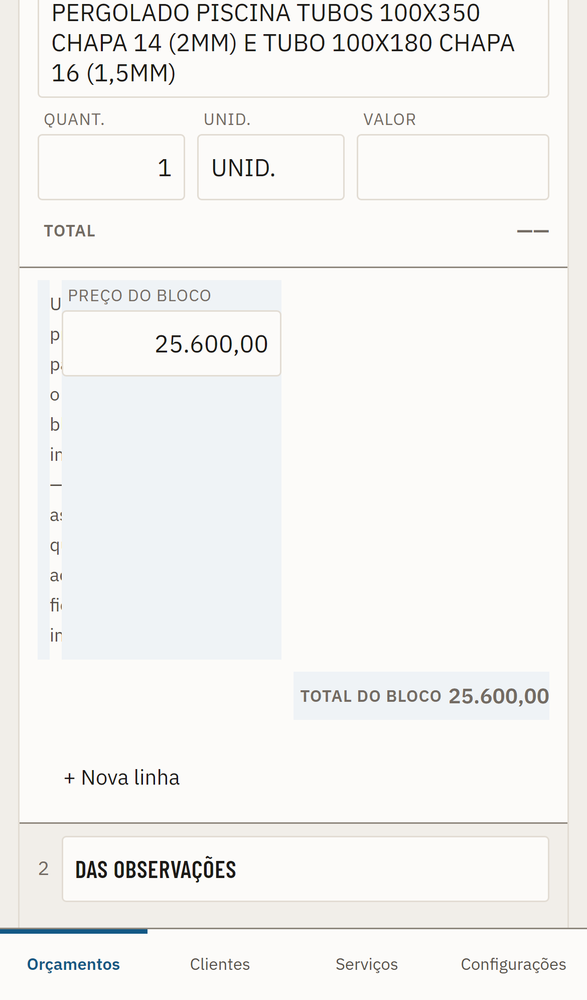
#> input picture exemplos/fotos/_bloco-antes.png, 587 x 1000 px, shrunk from 1170 x 1992 before the run, given in place of image1.png, which was not available
$ python trace.py 1.0
#> lines starting #> are read from the running program, lines starting #| are printed output that depends on the picture; after the words box and inside, x2 and y2 are one past the last pixel; in counts of white or black regions, pixels touching at a corner belong together; pictures that were not available may be replaced by others from this repository, and a replacement may not be noted
"""Extrai contornos limpos de mascaras de cor.

Crack following (bordas entre pixels on/off) -> RDP -> paths SVG.
Orientacao consistente: solido a direita, entao contorno externo e horario
e buraco e anti-horario (fill-rule nonzero funciona sem gambiarra).
"""
import sys, math, json
import numpy as np
from PIL import Image

sys.stdout.reconfigure(encoding="utf-8")
SRC = "xlsx/xl/media/image1.png"


def load_masks():
    im = np.asarray(Image.open(SRC).convert("RGB")).astype(int)
    r, g, b = im[:, :, 0], im[:, :, 1], im[:, :, 2]
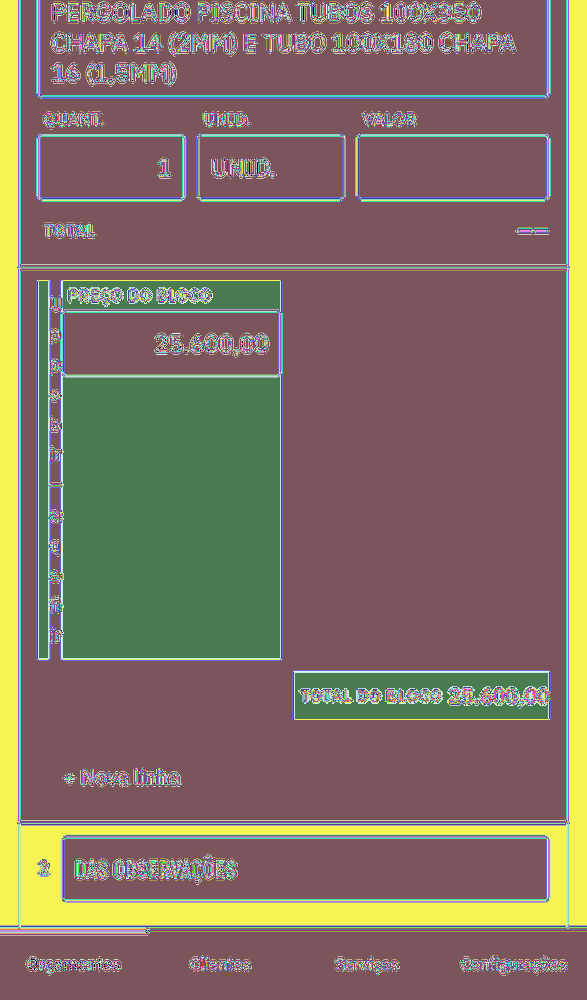
#> r: shape (1000, 587) int64; 256 distinct labels, from 0 to 255; one colour per label, 0 black
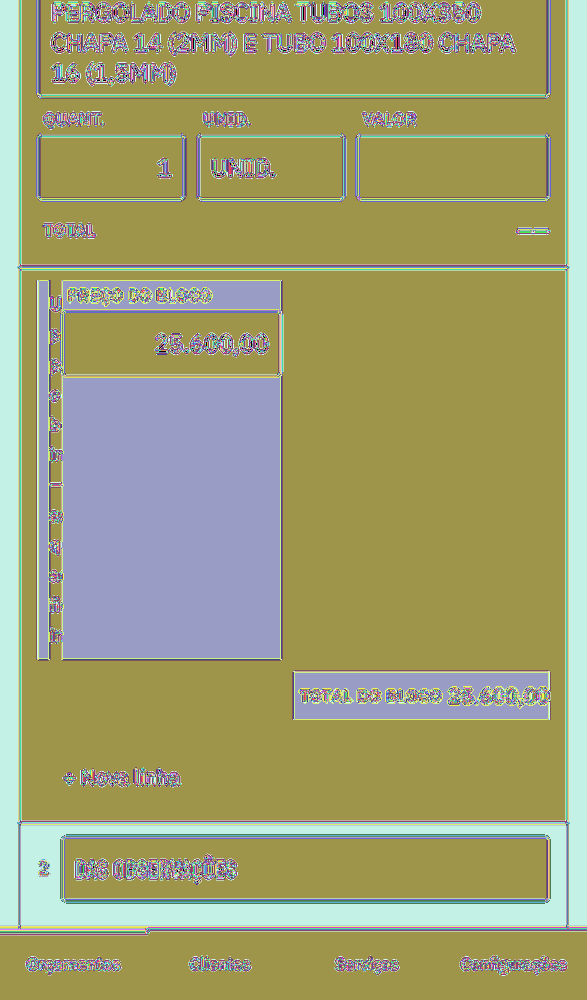
#> g: shape (1000, 587) int64; 256 distinct labels, from 0 to 255; one colour per label, 0 black
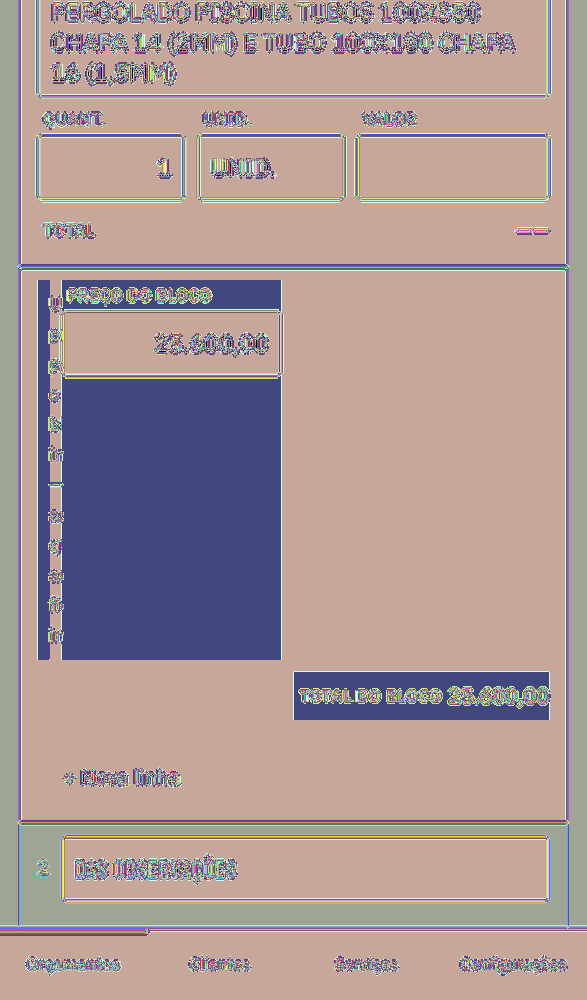
#> b: shape (1000, 587) int64; 256 distinct labels, from 0 to 255; one colour per label, 0 black
    blue = (b > r + 35) & (b > 80) & (g < b - 15)
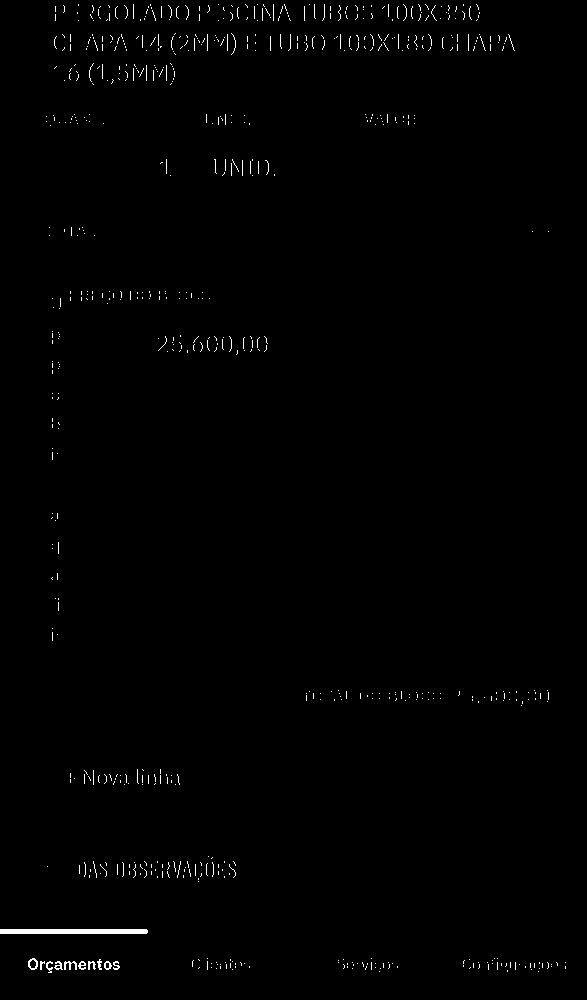
#> blue: shape (1000, 587) bool; 0.7% white in thin lines or dots
    black = (r < 105) & (g < 105) & (b < 105)
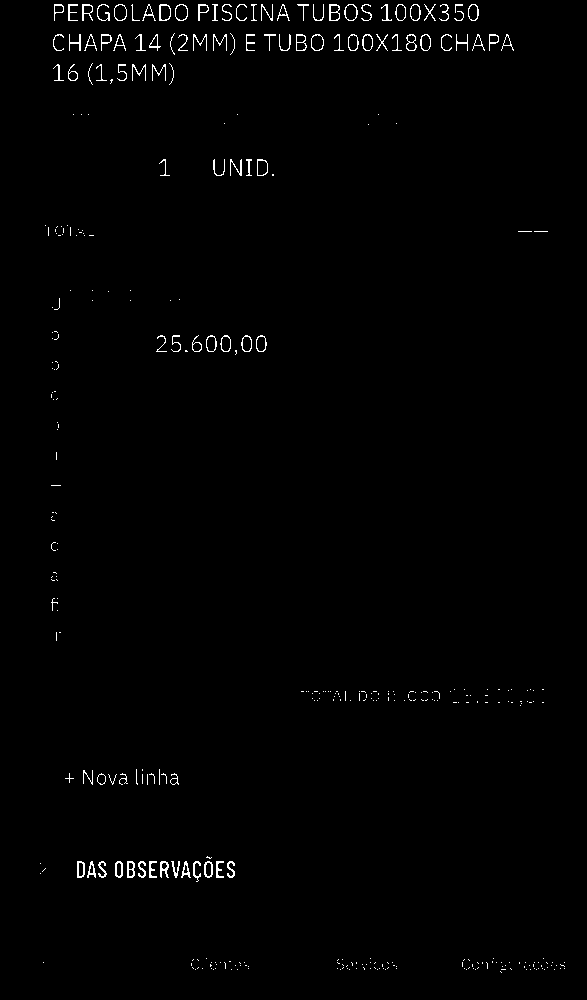
#> black: shape (1000, 587) bool; 0.99% white in thin lines or dots, all inside (x1, y1, x2, y2) = (40, 4, 565, 973)
    return blue, black


def clean(mask, min_area=60):
    """Remove ilhas e buracos minusculos (ruido de textura do papel)."""
    from collections import deque
    H, W = mask.shape
    out = mask.copy()
    for target in (True, False):
        seen = np.zeros((H, W), bool)
        for y in range(H):
            for x in range(W):
                if seen[y, x] or out[y, x] != target:
                    continue
                q = deque([(y, x)])
                seen[y, x] = True
                cells = []
                touches_border = False
                while q:
                    cy, cx = q.popleft()
                    cells.append((cy, cx))
                    if cy in (0, H - 1) or cx in (0, W - 1):
                        touches_border = True
                    for dy, dx in ((1, 0), (-1, 0), (0, 1), (0, -1)):
                        ny, nx = cy + dy, cx + dx
                        if 0 <= ny < H and 0 <= nx < W and not seen[ny, nx] and out[ny, nx] == target:
                            seen[ny, nx] = True
                            q.append((ny, nx))
                if len(cells) < min_area and not (target is False and touches_border):
                    for cy, cx in cells:
                        out[cy, cx] = not target
    return out


def crack_contours(mask):
    """Devolve poligonos fechados percorrendo as bordas entre pixels."""
    H, W = mask.shape
    m = np.zeros((H + 2, W + 2), bool)
    m[1:-1, 1:-1] = mask

    edges = {}          # ponto inicial -> lista de pontos finais
    def add(a, b):
        edges.setdefault(a, []).append(b)

    ys, xs = np.nonzero(m)
    for y, x in zip(ys.tolist(), xs.tolist()):
        if not m[y - 1, x]:
            add((x, y), (x + 1, y))            # topo: ->
        if not m[y, x + 1]:
            add((x + 1, y), (x + 1, y + 1))    # direita: v
        if not m[y + 1, x]:
            add((x + 1, y + 1), (x, y + 1))    # base: <-
        if not m[y, x - 1]:
            add((x, y + 1), (x, y))            # esquerda: ^

    polys = []
    while edges:
        start = next(iter(edges))
        poly = [start]
        cur = start
        prev_dir = None
        while True:
            outs = edges.get(cur)
            if not outs:
                break
            if len(outs) == 1:
                nxt = outs.pop()
            else:
                # ambiguidade em toque diagonal: escolhe a curva mais fechada
                # a esquerda para manter 4-conectividade do solido
                px, py = prev_dir if prev_dir else (1, 0)
                def score(p):
                    dx, dy = p[0] - cur[0], p[1] - cur[1]
                    # angulo de giro de prev_dir para (dx,dy); prefere menor giro a esquerda
                    cross = px * dy - py * dx
                    dot = px * dx + py * dy
                    return math.atan2(cross, dot)
                nxt = min(outs, key=score)
                outs.remove(nxt)
            if not edges[cur]:
                del edges[cur]
            prev_dir = (nxt[0] - cur[0], nxt[1] - cur[1])
            if nxt == start:
                break
            poly.append(nxt)
            cur = nxt
        if len(poly) >= 4:
            polys.append(poly)
    return polys


def rdp(pts, eps):
    stack = [(0, len(pts) - 1)]
    keep = [False] * len(pts)
    keep[0] = keep[-1] = True
    while stack:
        i, j = stack.pop()
        if j <= i + 1:
            continue
        x0, y0 = pts[i]
        x1, y1 = pts[j]
        dx, dy = x1 - x0, y1 - y0
        n = math.hypot(dx, dy)
        best, bi = -1.0, i
        for k in range(i + 1, j):
            px, py = pts[k]
            d = (abs(dy * px - dx * py + x1 * y0 - y1 * x0) / n) if n else math.hypot(px - x0, py - y0)
            if d > best:
                best, bi = d, k
        if best > eps:
            keep[bi] = True
            stack.append((i, bi))
            stack.append((bi, j))
    return [p for p, k in zip(pts, keep) if k]


def rdp_closed(pts, eps):
    if len(pts) < 4:
        return pts
    cx = sum(p[0] for p in pts) / len(pts)
    cy = sum(p[1] for p in pts) / len(pts)
    k = max(range(len(pts)), key=lambda i: (pts[i][0] - cx) ** 2 + (pts[i][1] - cy) ** 2)
    r = pts[k:] + pts[:k]
    out = rdp(r + [r[0]], eps)
    return out[:-1]


def area(pts):
    s = 0.0
    for i in range(len(pts)):
        x0, y0 = pts[i]
        x1, y1 = pts[(i + 1) % len(pts)]
        s += x0 * y1 - x1 * y0
    return s / 2.0


def fmt(v):
    v = round(v, 1)
    return str(int(v)) if v == int(v) else str(v)


def to_path(pts):
    d = ["M", fmt(pts[0][0]), fmt(pts[0][1])]
    for x, y in pts[1:]:
        d += ["L", fmt(x), fmt(y)]
    d.append("Z")
    return " ".join(d)


if __name__ == "__main__":
    eps = float(sys.argv[1]) if len(sys.argv) > 1 else 1.4
    blue, black = load_masks()
    out = {}
    for name, mask in (("blue", blue), ("black", black)):
        mask = clean(mask, 80)
        ps = crack_contours(mask)
        keep = []
        for p in ps:
            if abs(area(p)) < 100:
                continue
            s = rdp_closed(p, eps)
            if len(s) >= 3:
                keep.append(s)
        keep.sort(key=lambda p: -abs(area(p)))
        out[name] = keep
        print(f"{name}: {len(keep)} contornos, {sum(len(p) for p in keep)} nos")
        for p in keep:
            xs = [q[0] for q in p]; ys = [q[1] for q in p]
            kind = "externo" if area(p) > 0 else "buraco "
            print(f"   {kind} nos={len(p):4d} area={abs(area(p)):9.0f} bbox=({min(xs)},{min(ys)})-({max(xs)},{max(ys)})")
#> this loop made 2 passes
#> name on pass 1: 'blue'
#> name on pass 2: 'black'
#| blue: 1 contornos, 4 nos
#|    externo nos=   4 area=      664 bbox=(1,930)-(149,935)
#| black: 3 contornos, 26 nos
#|    externo nos=   9 area=      172 bbox=(330,5)-(341,22)
#|    externo nos=   6 area=      132 bbox=(128,862)-(136,879)
#|    externo nos=  11 area=      103 bbox=(161,862)-(170,879)
#> pass 1, `mask = clean(mask, 80)`:
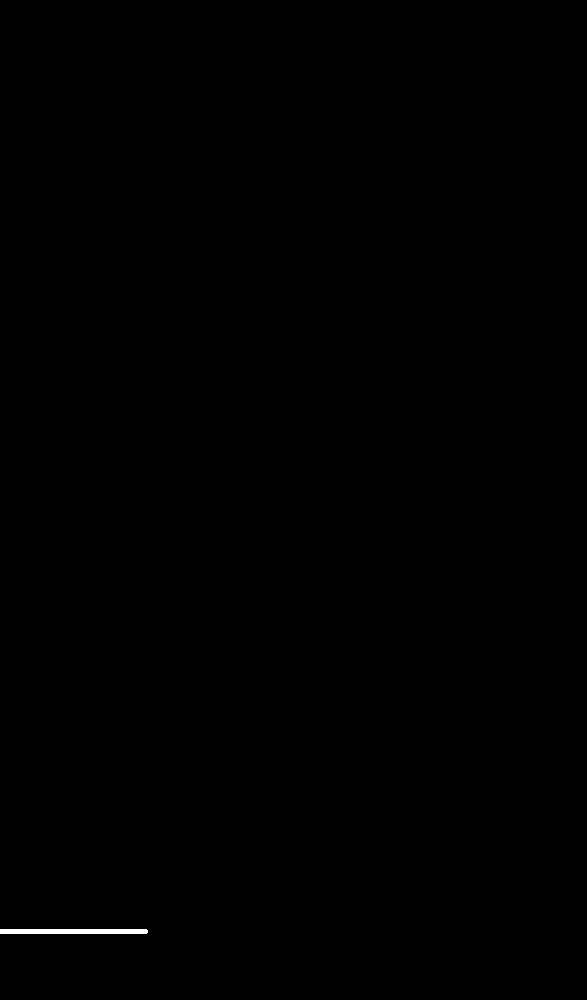
#> mask: shape (1000, 587) bool; 0.13% white; 1 white region, box (x1, y1, x2, y2) and area: (0, 929, 148, 934) 738
#> pass 2, `mask = clean(mask, 80)`:
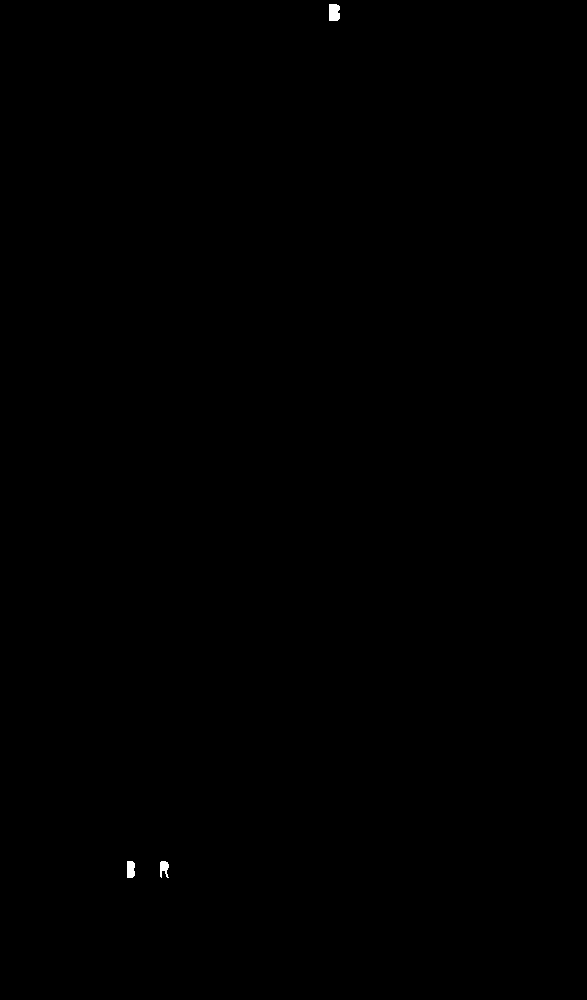
#> mask: shape (1000, 587) bool; 0.07% white; 3 white regions, box (x1, y1, x2, y2) and area: (329, 4, 340, 21) 175, (127, 861, 135, 878) 127, (160, 861, 169, 878) 107
#> after the loop, out = 2 items
    json.dump({k: [[[float(a), float(b)] for a, b in p] for p in v] for k, v in out.items()},
              open("contours.json", "w"))
    print("-> contours.json")

$ run again, on exemplos/fotos/_recorte-lista-ar.png
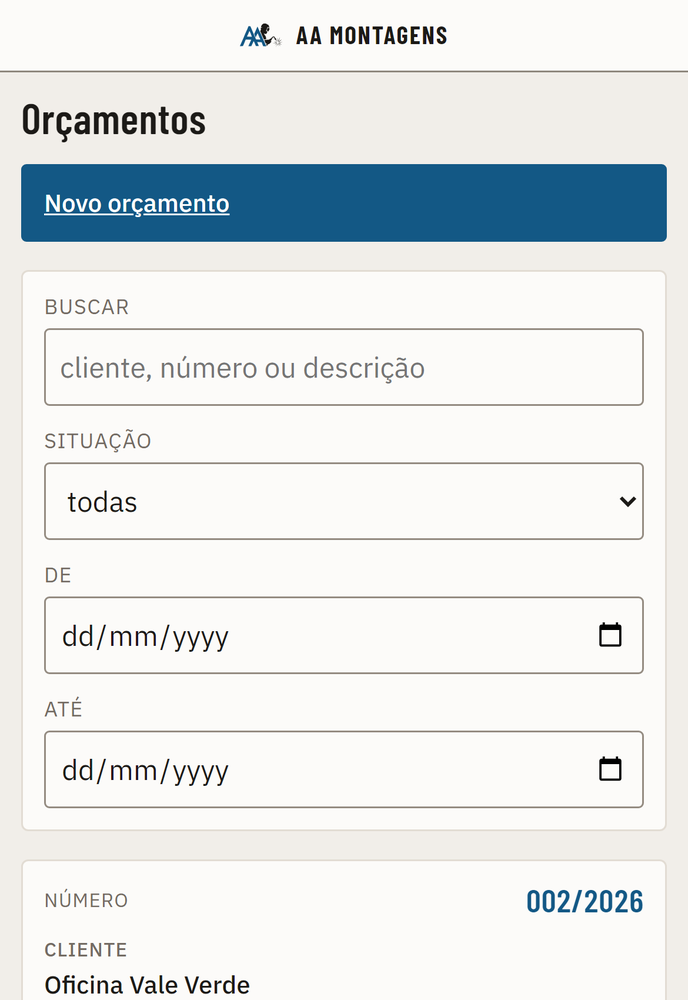
#> input picture exemplos/fotos/_recorte-lista-ar.png, 688 x 1000 px, shrunk from 1170 x 1700 before the run, given in place of image1.png, which was not available
#> g: shape (1000, 688) int64; 256 distinct labels, from 0 to 255
#> in load_masks, `r, g, b = im[:, :, 0], im[:, :, 1], im[:, :, 2]`:
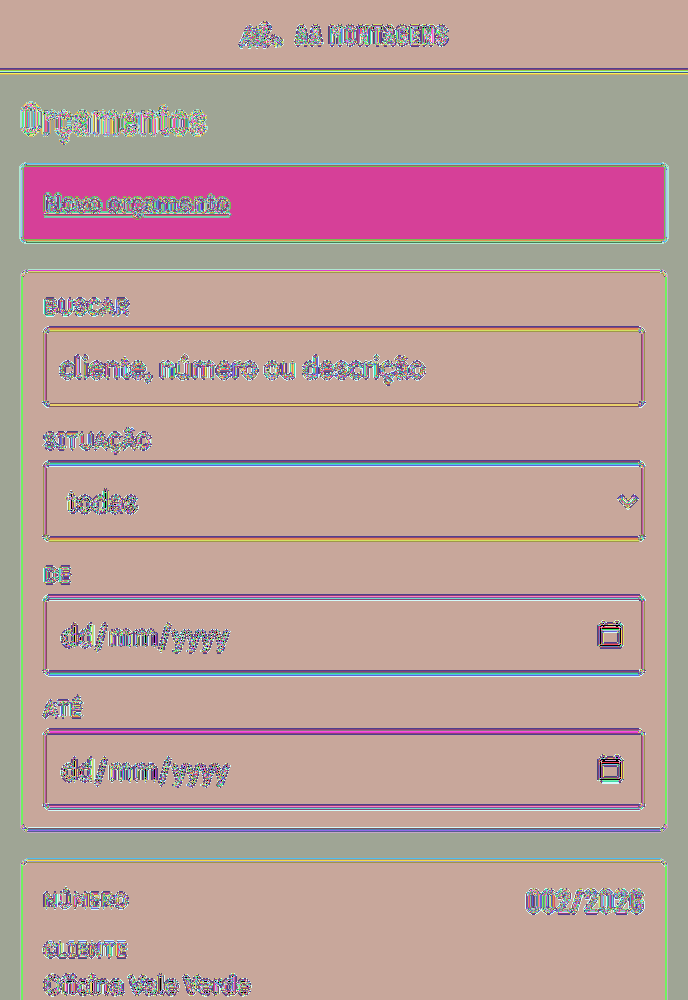
#> b: shape (1000, 688) int64; 256 distinct labels, from 0 to 255; one colour per label, 0 black
#> blue: shape (1000, 688) bool; 7.7% white; 419 white regions (392 under 20 px), largest, box (x1, y1, x2, y2) and area: (21, 164, 667, 242) 48879, (240, 26, 266, 46) 242, (630, 890, 643, 912) 183
#> black: shape (1000, 688) bool; 0.92% white; 260 white regions (193 under 20 px), largest, box (x1, y1, x2, y2) and area: (94, 112, 118, 134) 315, (23, 104, 39, 134) 305, (75, 112, 90, 134) 232
#> the loop `for name, mask in (("blue", blue), ("black", black)):` made 2 passes
#> name on pass 1: 'blue'
#> (printed output is left out)
#> pass 2, `mask = clean(mask, 80)`:
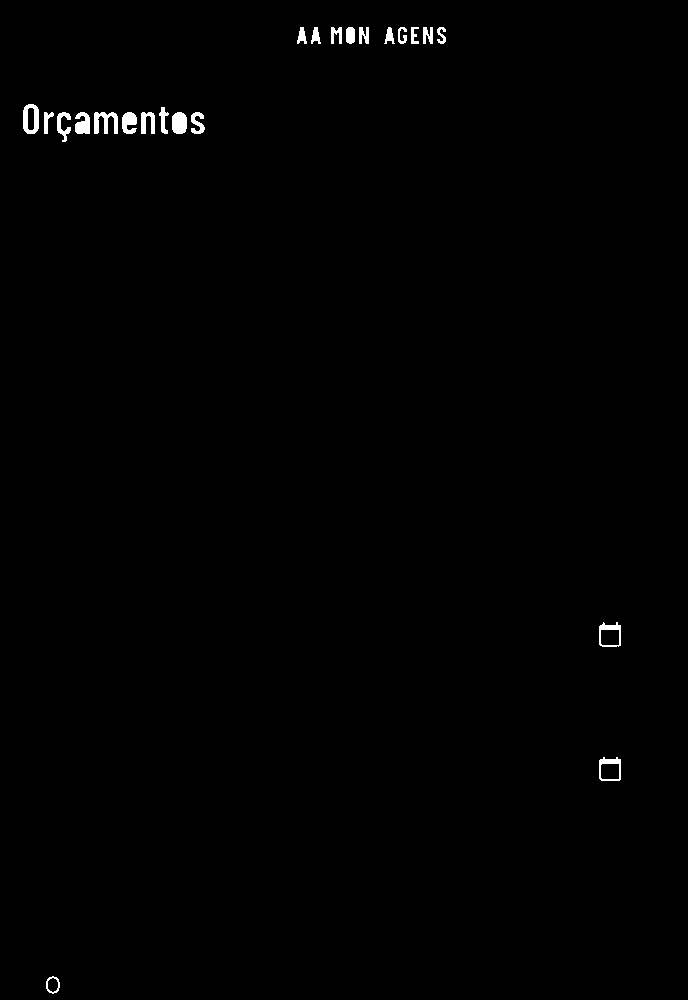
#> mask: shape (1000, 688) bool; 0.56% white; 23 white regions, largest, box (x1, y1, x2, y2) and area: (94, 112, 118, 134) 315, (23, 104, 39, 134) 305, (172, 112, 187, 134) 290
#> after the loop `for name, mask in (("blue", blue), ("black", black)):`: out = 2 items
